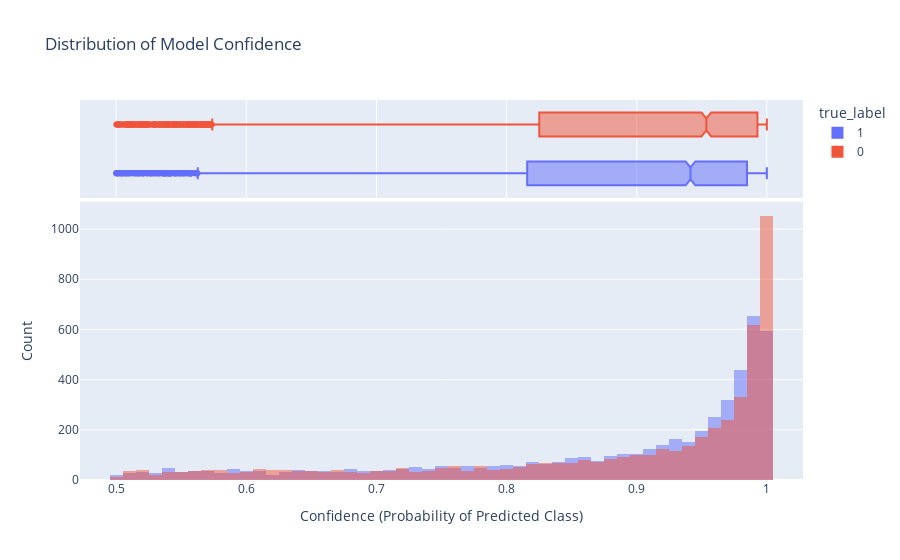

Notebook cell for this chart:
### Code cell
print("--- Distribution of Prediction Probabilities ---")

# We use the probabilities for the *predicted* class
fig = px.histogram(df_results, 
                   x='predicted_prob', 
                   color='true_label', 
                   marginal='box',
                   barmode='overlay',
                   nbins=50,
                   title='Distribution of Model Confidence')

fig.update_layout(xaxis_title="Confidence (Probability of Predicted Class)",
                  yaxis_title="Count")
fig.show()

### Figure 1 — Plotly figure (JSON) as saved in the notebook; plotly's stock layout.template omitted (floating-point values rounded to 4 significant figures; data arrays with more than 128 entries replaced by an {"elided": "..."} marker saying what was removed)
{"data": [{"bingroup": "x", "hovertemplate": "true_label=1<br>predicted_prob=%{x}<br>count=%{y}<extra></extra>", "legendgroup": "1", "marker": {"color": "#636efa", "opacity": 0.5, "pattern": {"shape": ""}}, "name": "1", "nbinsx": 50, "orientation": "v", "showlegend": true, "type": "histogram", "x": {"elided": "5039 float values"}, "xaxis": "x", "yaxis": "y"}, {"hovertemplate": "true_label=1<br>predicted_prob=%{x}<extra></extra>", "legendgroup": "1", "marker": {"color": "#636efa"}, "name": "1", "notched": true, "showlegend": false, "type": "box", "x": {"elided": "5039 float values"}, "xaxis": "x2", "yaxis": "y2"}, {"bingroup": "x", "hovertemplate": "true_label=0<br>predicted_prob=%{x}<br>count=%{y}<extra></extra>", "legendgroup": "0", "marker": {"color": "#EF553B", "opacity": 0.5, "pattern": {"shape": ""}}, "name": "0", "nbinsx": 50, "orientation": "v", "showlegend": true, "type": "histogram", "x": {"elided": "4961 float values"}, "xaxis": "x", "yaxis": "y"}, {"hovertemplate": "true_label=0<br>predicted_prob=%{x}<extra></extra>", "legendgroup": "0", "marker": {"color": "#EF553B"}, "name": "0", "notched": true, "showlegend": false, "type": "box", "x": {"elided": "4961 float values"}, "xaxis": "x2", "yaxis": "y2"}], "layout": {"barmode": "overlay", "legend": {"title": {"text": "true_label"}, "tracegroupgap": 0}, "title": {"text": "Distribution of Model Confidence"}, "xaxis": {"anchor": "y", "domain": [0, 1], "title": {"text": "Confidence (Probability of Predicted Class)"}}, "xaxis2": {"anchor": "y2", "domain": [0, 1], "matches": "x", "showgrid": true, "showticklabels": false}, "yaxis": {"anchor": "x", "domain": [0, 0.7326], "title": {"text": "Count"}}, "yaxis2": {"anchor": "x2", "domain": [0.7426, 1], "matches": "y2", "showgrid": false, "showline": false, "showticklabels": false, "ticks": ""}}}
